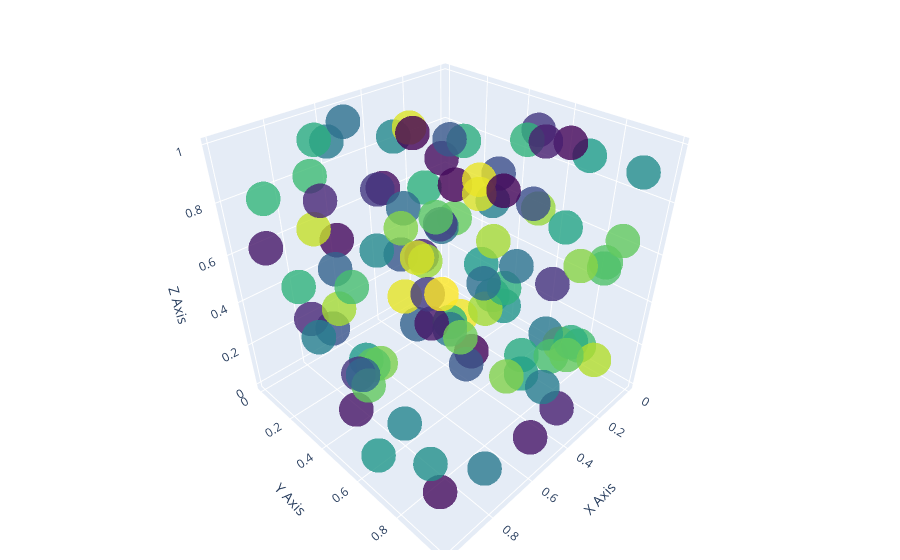

The cell this chart's notebook holds for it:
### Code cell
#Q13.Create a 3D scatter plot using Plotly?
import plotly.graph_objects as go
import numpy as np

# Generate sample data
np.random.seed(42)
x = np.random.rand(100)
y = np.random.rand(100)
z = np.random.rand(100)
colors = np.random.rand(100)

# Create the 3D scatter plot
fig = go.Figure(data=[go.Scatter3d(
    x=x,
    y=y,
    z=z,
    mode='markers',
    marker=dict(
        size=12,
        color=colors,                # set color to an array/list of desired values
        colorscale='Viridis',   # choose a colorscale
        opacity=0.8
    )
)])

# Customize the plot layout
fig.update_layout(
    scene = dict(
        xaxis_title='X Axis',
        yaxis_title='Y Axis',
        zaxis_title='Z Axis'),
    margin=dict(r=20, l=10, b=10, t=10)
)


fig.show()
